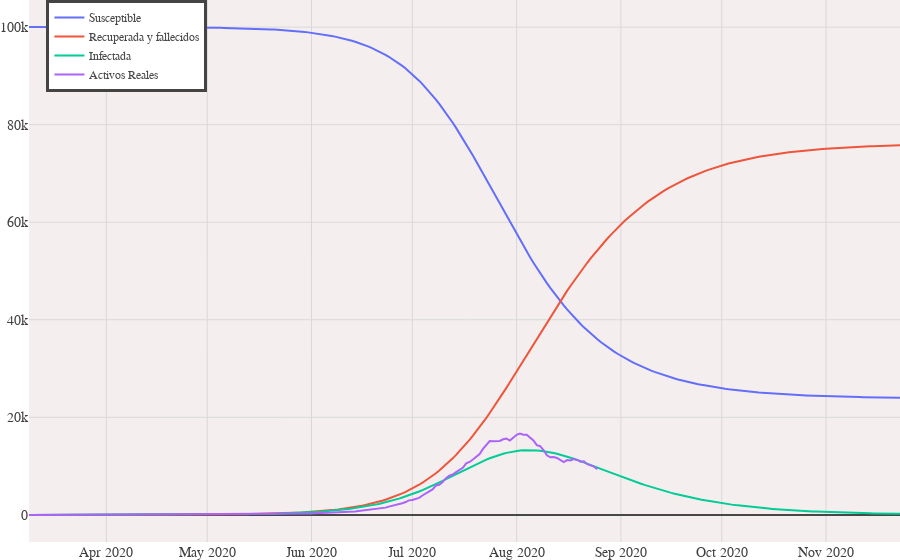

Write notebook code for a chart like this one.
### Code cell
# Grafica del pronóstico SIR vs datos historicos(reales)
fig = go.Figure()
fig.add_trace(go.Scatter(x=rango_serie, y=S,mode='lines',name='Susceptible'))
fig.add_trace(go.Scatter(x=rango_serie, y=R,mode='lines',name='Recuperada y fallecidos'))
fig.add_trace(go.Scatter(x=rango_serie, y=I,mode='lines',name='Infectada'))
fig.add_trace(go.Scatter(x=rango_serie, y=data_activos['ACTIVOS'],mode='lines',name='Activos Reales'))
fig.update_layout(
        hovermode='x',
        font=dict(
            family="Courier New, monospace",
            size=14,
            color='#3F3F3F',
        ),
        legend=dict(
            x=0.02,
            y=1,
            traceorder="normal",
            font=dict(
                family="sans-serif",
                size=12,
                color= '#474747',
            ),
            bgcolor='#FFFFFF',
            borderwidth=3
        ),
        paper_bgcolor='#FFFFFF',
        plot_bgcolor='#F4EEEF',
        margin=dict(l=0, 
                    r=0, 
                    t=0, 
                    b=0
                    ),
      

    )
fig.update_xaxes(showgrid=True, gridwidth=1, gridcolor='#D9D8D8')
fig.update_yaxes(showgrid=True, gridwidth=1, gridcolor='#D9D8D8')

fig.update_yaxes(zeroline=True, zerolinewidth=2, zerolinecolor='#474747')

fig.show()

fig.write_html('../Templates/med_forecast_SIR.html')

### Figure 1 — Plotly figure (JSON) as saved in the notebook; plotly's stock layout.template omitted (floating-point values rounded to 4 significant figures; data arrays with more than 128 entries replaced by an {"elided": "..."} marker saying what was removed)
{"data": [{"mode": "lines", "name": "Susceptible", "type": "scatter", "x": {"elided": "260 str values"}, "y": {"elided": "260 float values"}}, {"mode": "lines", "name": "Recuperada y fallecidos", "type": "scatter", "x": {"elided": "260 str values"}, "y": {"elided": "260 float values"}}, {"mode": "lines", "name": "Infectada", "type": "scatter", "x": {"elided": "260 str values"}, "y": {"elided": "260 float values"}}, {"mode": "lines", "name": "Activos Reales", "type": "scatter", "x": {"elided": "260 str values"}, "y": {"elided": "170 int values"}}], "layout": {"font": {"color": "#3F3F3F", "family": "Courier New, monospace", "size": 14}, "hovermode": "x", "legend": {"bgcolor": "#FFFFFF", "borderwidth": 3, "font": {"color": "#474747", "family": "sans-serif", "size": 12}, "traceorder": "normal", "x": 0.02, "y": 1}, "margin": {"b": 0, "l": 0, "r": 0, "t": 0}, "paper_bgcolor": "#FFFFFF", "plot_bgcolor": "#F4EEEF", "xaxis": {"gridcolor": "#D9D8D8", "gridwidth": 1, "showgrid": true}, "yaxis": {"gridcolor": "#D9D8D8", "gridwidth": 1, "showgrid": true, "zeroline": true, "zerolinecolor": "#474747", "zerolinewidth": 2}}}
